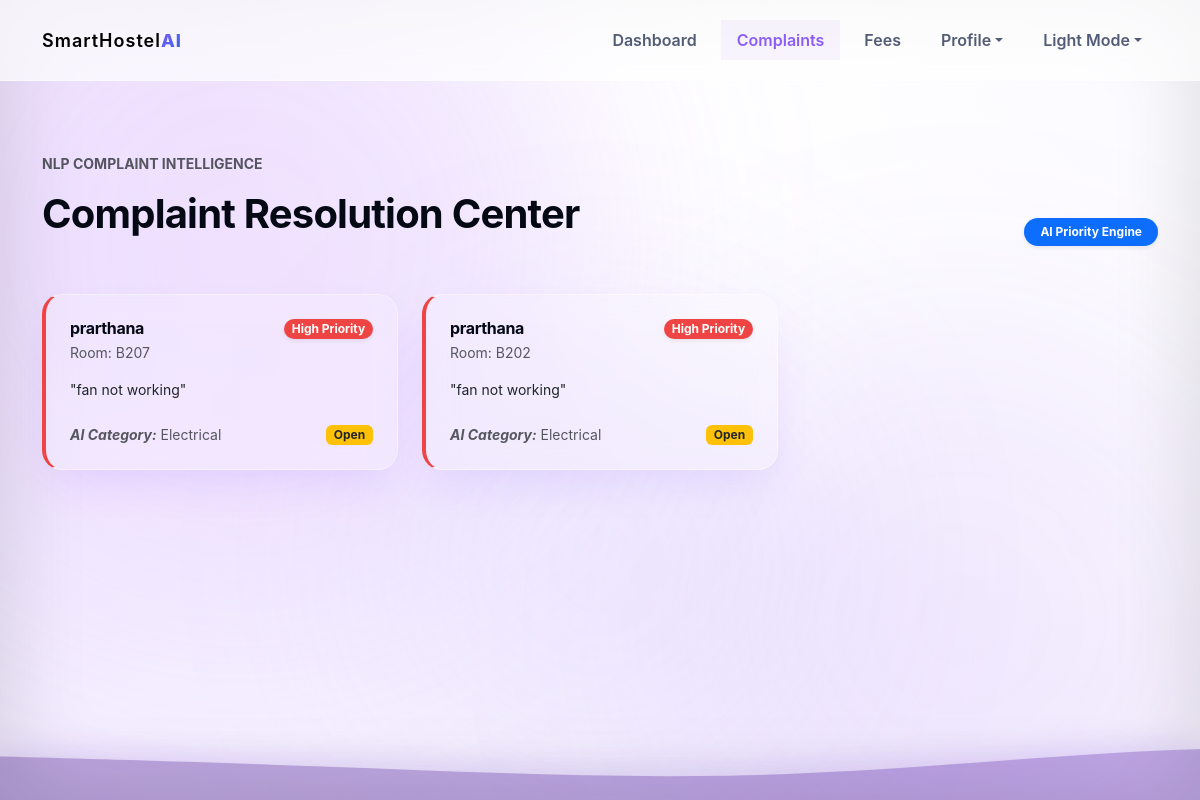
Screenshot of /complaints (signed in) with the database file from the repository.
### tables this page shows
CREATE TABLE complaints (
                id INTEGER PRIMARY KEY AUTOINCREMENT,
                student_email TEXT NOT NULL,
                text TEXT NOT NULL,
                category TEXT NOT NULL,
                priority TEXT NOT NULL,
                sentiment TEXT NOT NULL,
                status TEXT NOT NULL,
                created_at TEXT NOT NULL
            );

CREATE TABLE users (
                id INTEGER PRIMARY KEY AUTOINCREMENT,
                email TEXT UNIQUE NOT NULL,
                name TEXT NOT NULL,
                role TEXT NOT NULL,
                password TEXT NOT NULL,
                failed_attempts INTEGER DEFAULT 0
            );

CREATE TABLE rooms (
                id INTEGER PRIMARY KEY AUTOINCREMENT,
                block TEXT NOT NULL,
                floor INTEGER NOT NULL,
                room_number INTEGER NOT NULL,
                type TEXT NOT NULL,
                capacity INTEGER NOT NULL,
                occupied INTEGER DEFAULT 0,
                status TEXT NOT NULL
            );

### app.py (the view)
@app.route("/complaints")
@login_required()
def complaints_page():
    with get_db() as db:
        if session["role"] == "admin":
            scope = get_admin_scope(session["user_email"])
            params = []
            gender_filter = ""
            if scope["gender"]:
                gender_filter = "WHERE s.gender = ?"
                params.append(scope["gender"])
            complaints = db.execute(f"""
                SELECT c.*, u.name as student_name, r.block, r.room_number
                FROM complaints c
                JOIN users u ON c.student_email = u.email
                JOIN students s ON c.student_email = s.email
                LEFT JOIN allocations a ON c.student_email = a.student_email
                LEFT JOIN rooms r ON a.room_id = r.id
                {gender_filter}
                ORDER BY
                    CASE c.priority
                        WHEN 'Critical' THEN 0
                        WHEN 'High' THEN 1
                        WHEN 'Medium' THEN 2
                        WHEN 'Low' THEN 3
                        ELSE 4
                    END, c.id DESC
            """, params).fetchall()
        else:
            complaints = db.execute("SELECT * FROM complaints WHERE student_email = ? ORDER BY id DESC", (session["user_email"],)).fetchall()
    return render_template("complaints.html", complaints=complaints)

### app.py (called while the page is built)
@app.context_processor
def inject_asset_version():
    return {"asset_version": os.getenv("RENDER_GIT_COMMIT", datetime.now().strftime("%Y%m%d%H%M"))}

@app.after_request
def add_no_cache_headers(response):
    if request.endpoint == "static":
        response.headers["Cache-Control"] = "no-store, no-cache, must-revalidate, max-age=0"
    return response

def get_db():
    db = sqlite3.connect(DATABASE, detect_types=sqlite3.PARSE_DECLTYPES)
    db.row_factory = sqlite3.Row
    return db

def get_admin_scope(email):
    if email == "maleadmin@hostel.com":
        return {"block": "A", "gender": "Male", "label": "Male Admin Dashboard", "audience": "Boys Hostel"}
    if email == "femaleadmin@hostel.com":
        return {"block": "B", "gender": "Female", "label": "Female Admin Dashboard", "audience": "Girls Hostel"}
    return {"block": None, "gender": None, "label": "Chief Admin Dashboard", "audience": "All Hostels"}

def login_required(role=None):
    def decorator(view):
        @wraps(view)
        def wrapped_view(*args, **kwargs):
            if "user_email" not in session:
                flash("Please login to continue.", "warning")
                return redirect(url_for("login"))
            if role and session.get("role") != role:
                flash("You do not have permission to access that page.", "danger")
                return redirect(url_for("dashboard"))
            return view(*args, **kwargs)
        return wrapped_view
    return decorator

### templates/complaints.html (shortened to what this page needs)
{% extends "base.html" %}
{% block content %}
<section class="dashboard py-5">
  <div class="container">
    <div class="d-flex flex-wrap justify-content-between align-items-end gap-3 mb-5 reveal">
      <div>
        <p class="text-muted fw-bold text-uppercase small tracking-wide">NLP Complaint Intelligence</p>
        <h1 class="h1 fw-bold" id="complaint-title">Complaint Resolution Center</h1>
      </div>
      <span class="badge bg-primary px-3 py-2 rounded-pill shadow-sm">AI Priority Engine</span>
    </div>
    {% if session.get("role") == "admin" %}
      <div class="row g-4" id="complaints-grid">
        {% for c in complaints %}
          <div class="col-md-6 col-lg-4 complaint-card-wrapper">
            <div class="glass-panel p-4 h-100 d-flex flex-column" style="border-left: 4px solid
              {% if c.priority == 'Critical' %}#7F1D1D
              {% elif c.priority == 'High' %}#EF4444
              {% elif c.priority == 'Medium' %}#F59E0B
              {% else %}#10B981{% endif %};">
              <div class="d-flex justify-content-between align-items-start mb-3">
                <div>
                  <h3 class="h6 fw-bold mb-1">{{ c.student_name }}</h3>
                  <p class="text-muted small mb-0">Room: {{ c.block }}{{ c.room_number if c.room_number else 'Unassigned' }}</p>
                </div>
                <span class="badge rounded-pill small fw-bold shadow-sm" style="background-color:
                  {% if c.priority == 'Critical' %}#7F1D1D
                  {% elif c.priority == 'High' %}#EF4444
                  {% elif c.priority == 'Medium' %}#F59E0B
                  {% else %}#10B981{% endif %}; color: white;">
                  {{ c.priority }} Priority
                </span>
              </div>
              <p class="text-dark small mb-4 flex-grow-1">"{{ c.text }}"</p>
              <div class="d-flex justify-content-between align-items-center mt-auto">
                <span class="text-muted small"><i class="fw-bold">AI Category:</i> {{ c.category }}</span>
                <span class="badge {% if c.status == 'Open' %}bg-warning text-dark{% else %}bg-success{% endif %}">
                  {{ c.status }}
                </span>
              </div>
            </div>
          </div>
        {% else %}
          <div class="col-12 text-center py-5">
            <p class="text-muted">No complaints logged yet.</p>
          </div>
        {% endfor %}
      </div>
    {% endif %}
  </div>
</section>
{% endblock %}

### static/css/style.css (style rules this page uses)
:root { --bg: #ffffff; --surface: rgba(255, 255, 255, 0.2); --text: #050914; --text-light: #525c76; --primary: #8b5cf6; --primary-light: #a78bfa; --secondary: #2563eb; --primary-gradient: linear-gradient(135deg, #8b5cf6, #c084fc); --success: #10b981; --success-bg: rgba(16, 185, 129, 0.15); --danger: #ef4444; --danger-bg: rgba(239, 68, 68, 0.15); --warning: #f59e0b; --warning-bg: rgba(245, 158, 11, 0.15); --border: rgba(255, 255, 255, 0.4); --border-solid: #e2e8f0; --shadow-sm: 0 4px 6px -1px rgba(0, 0, 0, 0.05); --shadow-md: 0 10px 20px -3px rgba(0, 0, 0, 0.05); --shadow-lg: 0 20px 40px -10px rgba(139, 92, 246, 0.15); --radius-md: 12px; --radius-lg: 20px; --body-bg: radial-gradient(circle at top right, #fbfaff, #ffffff 40%, #f3ebff 100%); --navbar-bg: rgba(255, 255, 255, 0.7); --glass-bg: rgba(255, 255, 255, 0.2); --glass-panel-bg: rgba(255, 255, 255, 0.6); --glass-dropdown-bg: rgba(255, 255, 255, 0.9); --table-hover: rgba(255, 255, 255, 0.6); --table-bg: rgba(255, 255, 255, 0.4); }
* { box-sizing: border-box; }
html { scroll-behavior: smooth; }
body { margin: 0; min-height: 100vh; color: var(--text); background-color: var(--bg); font-family: "Inter", "Outfit", -apple-system, BlinkMacSystemFont, sans-serif; overflow-x: hidden; position: relative; background: var(--body-bg); background-attachment: fixed; transition: background 0.3s ease, color 0.3s ease; }
h1, h2, h3, h4, h5, h6 { color: var(--text); font-weight: 700; letter-spacing: -0.02em; }
.glass-panel { background: var(--surface); backdrop-filter: blur(15px); -webkit-backdrop-filter: blur(15px); border: 1px solid var(--border); border-radius: var(--radius-lg); box-shadow: var(--shadow-lg); transition: transform 0.3s ease, box-shadow 0.3s ease; will-change: transform, box-shadow; position: relative; }
.glass-panel::before { content: ''; position: absolute; top: 0; left: 0; width: 100%; height: 4px; background: var(--primary-gradient); opacity: 0; transition: opacity 0.3s ease; border-top-left-radius: var(--radius-lg); border-top-right-radius: var(--radius-lg); pointer-events: none; }
.reveal { visibility: visible; }

### rows the page displays
complaints: student_name "prarthana", block "B", room_number "207", priority "High", text "fan not working", category "Electrical", status "Open"
complaints: student_name "prarthana", block "B", room_number "202", priority "High", text "fan not working", category "Electrical", status "Open"
